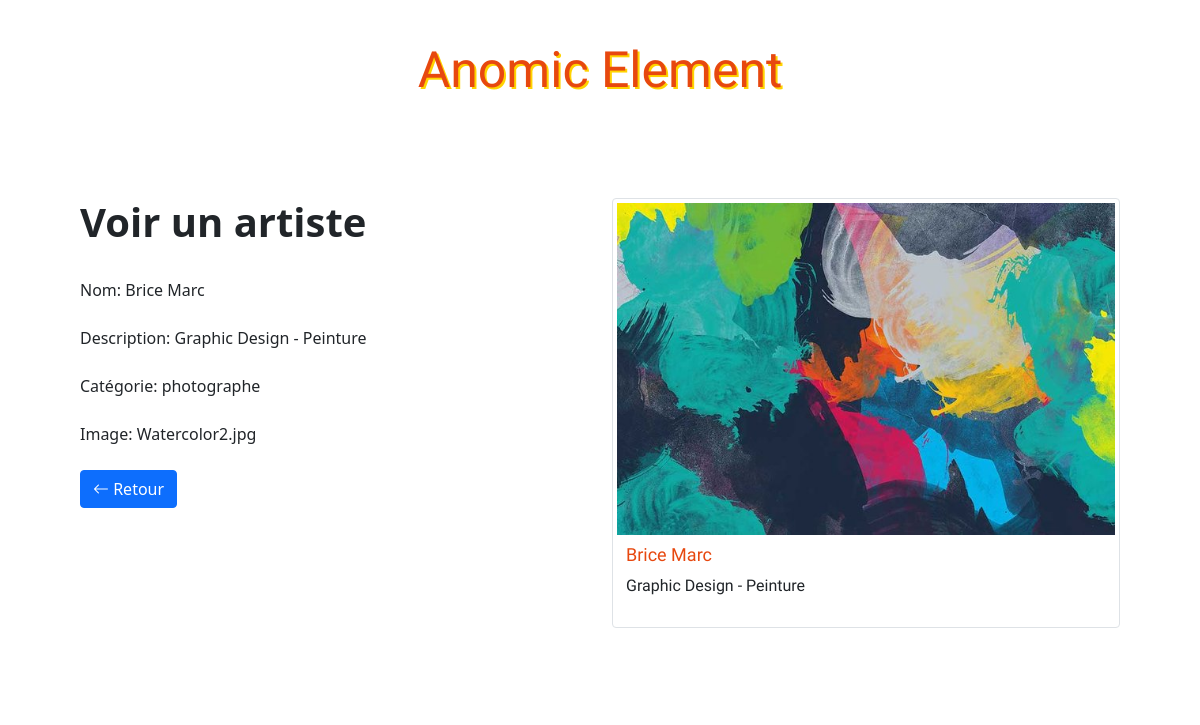
/adminArtiste/view.php?id=13, run on the app's committed database.
### tables this page shows
CREATE TABLE `artise` (
  `id` int(11) NOT NULL,
  `nomArtise` varchar(100) NOT NULL,
  `img` varchar(250) NOT NULL,
  `Categorie` int(100) DEFAULT NULL,
  `presentation` longtext NOT NULL,
  `createDate` date DEFAULT NULL,
  `updateDate` date DEFAULT NULL
);

CREATE TABLE `ar_cate` (
  `id` int(11) NOT NULL,
  `name_cate` varchar(100) NOT NULL
);

### adminArtiste/view.php (the view, shortened to what this page needs)
<?php
    if(!empty($_GET['id'])) {
        $id = checkInput($_GET['id']);
    }
    $db = Database::connect();
   $statement = $db->query('SELECT artise.id, artise.nomArtise, artise.presentation, artise.img, ar_cate.name_cate AS  categorie FROM artise LEFT JOIN ar_cate ON artise.Categorie = ar_cate.id where artise.id = '.$id);
    $item = $statement->fetch();
    function checkInput($data) {
      $data = trim($data);
      $data = stripslashes($data);
      $data = htmlspecialchars($data);
      return $data;
    }
?>
<!DOCTYPE html>
<html>
    <head>
      <link href="https://cdn.jsdelivr.net/npm/bootstrap@5.1.1/dist/css/bootstrap.min.css" rel="stylesheet">
      <link rel="stylesheet" href="https://cdn.jsdelivr.net/npm/bootstrap-icons@1.5.0/font/bootstrap-icons.css">
      <link rel="stylesheet" href="../css/styles.css">
    </head>
    <body>
      <h1 class="text-logo"></span> Anomic Element </span></h1>
      <div class="container admin">
        <div class="row">
          <div class="col-md-6">
            <h1><strong>Voir un artiste</strong></h1>
            <br>
            <form>
              <div>
                <label>Nom:</label><?php echo '  '.$item['nomArtise'];?>
              </div>
              <br>
              <div>
                <label>Description:</label><?php echo '  '.$item['presentation'];?>
              </div>
              <br>
              <div>
                <label>Catégorie:</label><?php echo '  '.$item['categorie'];?>
              </div>
              <br>
              <div>
                <label>Image:</label><?php echo '  '.$item['img'];?>
              </div>
            </form>
            <br>
            <div class="form-actions">
              <a class="btn btn-primary" href="index.php"><span class="bi-arrow-left"></span> Retour</a>
            </div>
          </div>
          <div class="col-md-6 site">
            <div class="img-thumbnail">
              <img src="<?php echo '../images/'.$item['img'];?>" alt="...">
              <div class="caption">
                <h4><?php echo $item['nomArtise'];?></h4>
                <p><?php echo $item['presentation'];?></p>
              </div>
            </div>
          </div>
        </div>
      </div>
    </body>
</html>

### css/styles.css (style rules this page uses)
body { background: url(../images/bg.png); }
.site { font-family: 'Holtwood One SC', sans-serif; }
.text-logo { font-family: 'Holtwood One SC', sans-serif; color: #e7480f; text-shadow: 2px 2px #ffd301; font-size: 50px; padding: 40px 0px; text-align: center; }
.img-thumbnail { position: relative; margin-bottom: 20px; }
.img-thumbnail img { background: #ffd301; width: 100%; }
.img-thumbnail .caption { padding: 9px; }
.img-thumbnail .caption h4 { color: #e7480f; font-size: 18px; }
.admin { background: #fff; padding: 50px; border-radius: 10px; }
:root { --navbar-background-color: #f2f2f2; --navbar-transition-speed: .2s; }

### data on the page
artise: nomArtise "Brice Marc", presentation "Graphic Design - Peinture", Categorie.name_cate "photographe", img "Watercolor2.jpg", img (picture)
